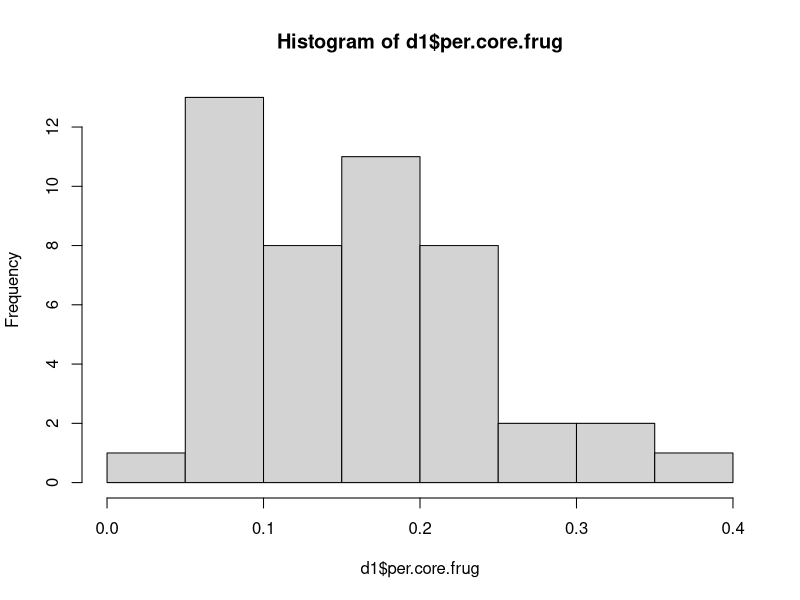
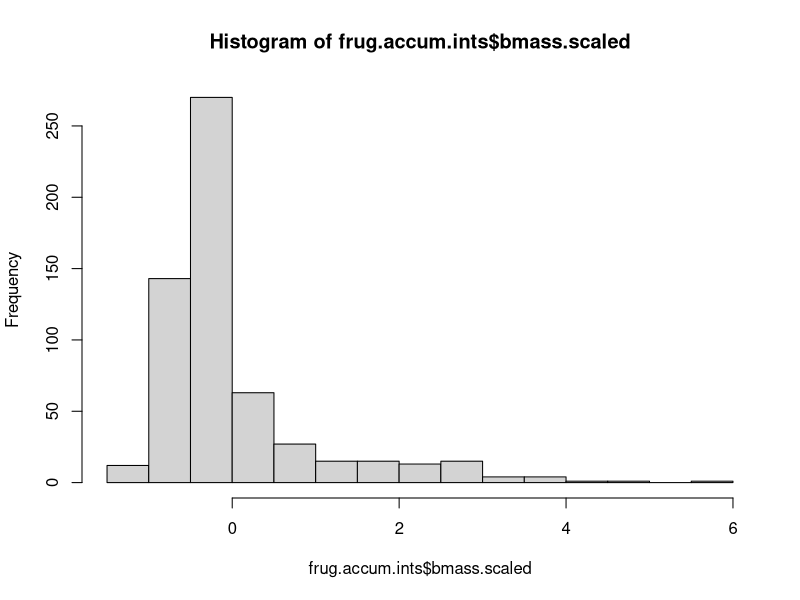

Write R code to recreate these figures, in order. (Note: this script raises an error after producing the figures.)
## ---- chunk 1
knitr::opts_chunk$set(message = FALSE)
knitr::opts_chunk$set(warning = FALSE)
## ---- chunk 2
library(here)
library(tidyverse)
library(magrittr)
library(reshape2)
library(ggrepel)
library(patchwork)

theme_set(theme_minimal())
## ---- chunk 3
frug.ints <- read.csv(here("data/frugivores_interactions.csv"))

ind.level.df <- read.csv(here("data/node.level.selection.csv"))

#Net colors:
mycols <- as.character(ind.level.df$cols_continent3)
names(mycols) <- as.character(ind.level.df$plant_sp)

mycols.cont <- as.character(ind.level.df$cols_continent4)
names(mycols.cont) <- as.character(ind.level.df$continent)
## ---- chunk 4
frug.accum.ints <- frug.ints %>% 
  group_by(net_id) %>% 
  mutate(total.ints = sum(ints),
         rank = rank(desc(ints))) %>%
  arrange(net_id, rank) %>%
  mutate(order = order(rank),
         acc_ints = cumsum(ints)) %>% #accumulation in increasing order
  arrange(net_id, desc(order)) %>%
  mutate(inverse_acc_ints = cumsum(ints)) %>% #accumulation in decreasing order
  mutate(core50 = ifelse(inverse_acc_ints > 0.5, "yes", "no"))

glimpse(frug.accum.ints)
## ---- chunk 5
d1 <- frug.accum.ints %>%
  group_by(net_id, core50) %>%
  summarise(n=n()) %>%
  pivot_wider(names_from = "core50", values_from = "n") %>%
  mutate(per.core.frug = yes/(yes+no))

summary(d1$per.core.frug)
sd(d1$per.core.frug)
hist(d1$per.core.frug)
## ---- chunk 6
frug.accum.ints %<>% group_by(net_id) %>%
  mutate(bmass.scaled = scale(bmass))

hist(frug.accum.ints$bmass.scaled)
## ---- chunk 7
frug.accum.ints %>%
  filter(!net_id %in% c("08_01", "12_01", "12_06", "12_07")) %>%
  ggplot(aes(x = order, y = ints, group = net_id)) + 
  geom_line(color = "grey70") +
  geom_point(aes(fill = plant_sp, color = core50, size = bmass.scaled), pch = 21) +
  scale_fill_manual(values = mycols) +
  scale_color_manual(values = c("white", "black")) +
  facet_wrap(~fct_reorder(plant_sp, plant_plot_rank), scales = "free", ncol = 4) +
  theme(legend.position = "none", axis.text.x = element_blank(),
        strip.text = element_text(face = "italic"), 
        panel.border = element_rect(linewidth = 0.2, fill = NA),
        panel.grid.minor.y = element_blank(),
        panel.grid.major.x = element_blank(),
        panel.grid.minor.x = element_blank()) +
  labs(x = "Frugivore species ranked by contribution", y = "Contribution to total interactions")
  #caption = "Black contour represent frugivore species that aggregated perform >50% of interactions"

ggsave(here("figs/frugivore_ints_accumulated.pdf"), width = 8, height = 9)
## ---- chunk 8
frug.accum.ints %>% 
  filter(!net_id %in% c("08_01", "12_01", "12_06", "12_07")) %>%
  ggplot(aes(x = ints, y = per.plants, 
             color = continent,
             label = frug_sp, label2 = net_id)) + 
  geom_point(aes(size = bmass.scaled), alpha = 0.6) +
  scale_color_manual(values = mycols.cont) +
  scale_size_continuous(breaks = c(-1, 0, 1.5, 3, 5)) +
  theme(panel.border = element_rect(fill = NA, linewidth = 0.5)) +
  labs(y = "Proportion of plants in the network visited by each frugivore", 
       x = "Frugivore's contribution to the overall interactions in the network", 
       color = "Region", size = "Body mass \nz-score") 

ggsave(here("figs/interaction_distribution_frugs.pdf"), height = 5, width = 7)
## ---- chunk 9
hist(frug.accum.ints$ints)
hist(frug.accum.ints$per.plants)
hist(log(frug.accum.ints$ints))
hist(log(frug.accum.ints$per.plants))

plot(log(frug.accum.ints$ints), log(frug.accum.ints$per.plants))

data.model <- frug.accum.ints %>% 
  filter(!net_id %in% c("08_01", "12_01", "12_06", "12_07")) %>%
  mutate(net_id = as.factor(net_id)) 

#simple correlations
cor.test(data.model$ints, data.model$per.plants, method = "spearman")
cor.test(data.model$ints, data.model$bmass.scaled, method = "spearman")
cor.test(data.model$per.plants, data.model$bmass.scaled, method = "spearman")
